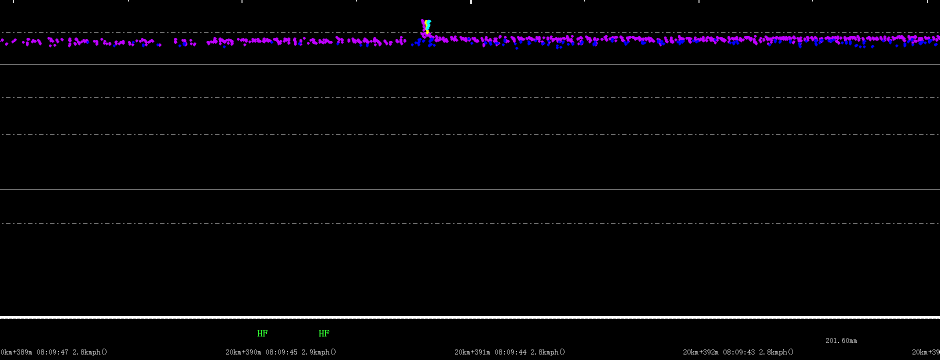
#> input picture yolo-ff/test_data/0KM389M _984.png, 1879 x 720 px (shown at 1/2 size)
$ python -i find_xlw.py   (imports and definitions only)
#> lines starting #> are read from the running program, lines starting #| are printed output that depends on the picture
#> further down, picture is the input picture: shape (720, 1879, 3); mean B, G, R 6.6, 3.8, 5.4
# coding=utf-8
import cv2
import numpy as np


def get_guize1(im):

    height, width = im.shape[:2]
#> height = 720; width = 1879
    #im = im[:, 2 * width // 3:]

    gray_img = cv2.cvtColor(im, cv2.COLOR_BGR2GRAY)

    canny = cv2.Canny(gray_img, 30, 150)
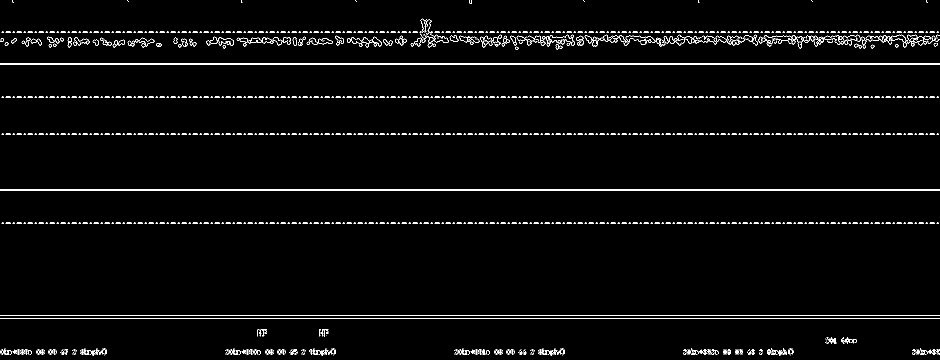
#> canny: shape (720, 1879) (shown at 1/2 size); 2.4% white in thin lines or dots

    lines = cv2.HoughLines(canny, 1, np.pi / 180, 180)
#> lines = 37 rows, first 8: [127, 1.57], [129, 1.57], [378, 1.57], [380, 1.57], [631, 1.57], [637, 1.57], [193, 1.57], [195, 1.57]
    if lines is None:
        return []
    lines1 = lines[:, 0, :]
#> lines1 = 37 pairs, first value 28 to 709, second value 1.54 to 1.61

    res = []
    line = []
    for rho, theta in lines1[:]:
        a = np.cos(theta)
        b = np.sin(theta)
        x0 = a * rho
        y0 = b * rho
        x1 = int(x0 + 3000 * (-b))
        y1 = int(y0 + 3000 * (a))
        x2 = int(x0 - 3000 * (-b))
        y2 = int(y0 - 3000 * (a))
        #cv2.line(im, (x1, y1), (x2, y2), (0, 0, 255), 2)
        res.append(y1)
#> this loop made 37 passes
#> (rho, theta, a, b, x0, y0, x1, y1) on passes 1 to 12: (127, 1.57, -4.37e-08, 1, -5.55e-06, 127, -3000, 126), (129, 1.57, -4.37e-08, 1, -5.64e-06, 129, -3000, 128), (378, 1.57, -4.37e-08, 1, -1.65e-05, 378, -3000, 377), (380, 1.57, -4.37e-08, 1, -1.66e-05, 380, -3000, 379), (631, 1.57, -4.37e-08, 1, -2.76e-05, 631, -3000, 630), (637, 1.57, -4.37e-08, 1, -2.78e-05, 637, -3000, 636), (193, 1.57, -4.37e-08, 1, -8.44e-06, 193, -3000, 192), (195, 1.57, -4.37e-08, 1, -8.52e-06, 195, -3000, 194), (267, 1.57, -4.37e-08, 1, -1.17e-05, 267, -3000, 266), (269, 1.57, -4.37e-08, 1, -1.18e-05, 269, -3000, 268), (445, 1.57, -4.37e-08, 1, -1.95e-05, 445, -3000, 444), (447, 1.57, -4.37e-08, 1, -1.95e-05, 447, -3000, 446)
#> after the loop, res = 37 values, max 708 at index 27, min -76 at index 36, mean 223.4

    res.sort()

    res1 = [y for y in res if y > 600 and y < im.shape[0] - 4]
#> res1 = [630, 636, 700, 706, 708]


    return res ,res1


# [173 lines left out: function find_xlw, not called in this run]

>>> import cv2
>>> picture = cv2.imread('../test_data/0KM389M _984.png')
>>> result = get_guize1(picture)
